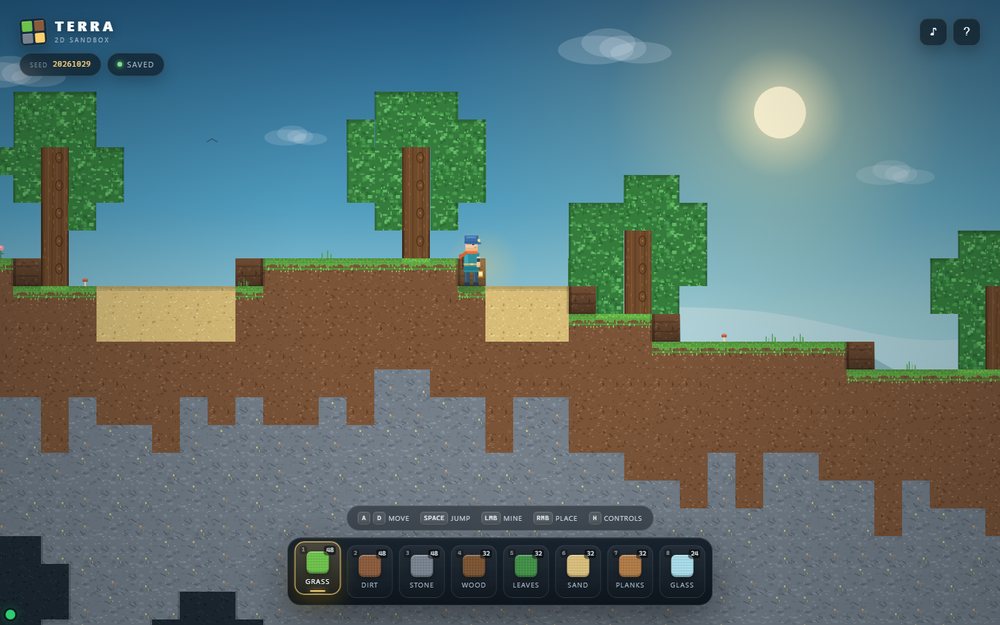
#> input picture samples/minecraft-sandbox-work-order/work-order/tmp/final-review/final-1440.png, 1000 x 625 px, shrunk from 1440 x 900 before the run
$ python dark_check.py
#> lines starting #> are read from the running program, lines starting #| are printed output that depends on the picture
import os
from PIL import Image

d = os.path.dirname(os.path.abspath(__file__))
for name in ("final-1440.png", "final-960.png"):
    im = Image.open(os.path.join(d, name)).convert("RGB")
#> im is the input picture: PIL image 1000x625 RGB; mean R, G, B 93.2, 113.1, 111.2
    w, h = im.size
#> w = 1000; h = 625
    dark = []
    for y in range(h):
        for x in range(w):
            p = im.getpixel((x, y))
            if max(p) <= 8:
                dark.append((x, y, p))
#> after the loop, dark = 24 items
    print(name, "pixels max<=8:", len(dark), dark[:10])
#> (printed output is left out)
    # bottom-left 300x150 min/max/mean
    box = im.crop((0, h - 150, 300, h))
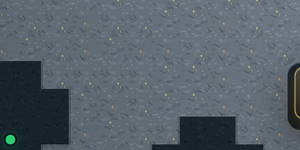
#> box: PIL image 300x150 RGB; mean R, G, B 86.1, 96.4, 105.2
    px = list(box.getdata())
#> px = 45000 items
    print(" bottom-left min", min(px), "max", max(px), "mean", tuple(round(sum(c[i] for c in px) / len(px), 1) for i in range(3)))
#|  bottom-left min (8, 13, 22) max (208, 198, 129) mean (86.1, 96.4, 105.2)
#> pass 2 of the loop `for name in ("final-1440.png", "final-960.png"):`:
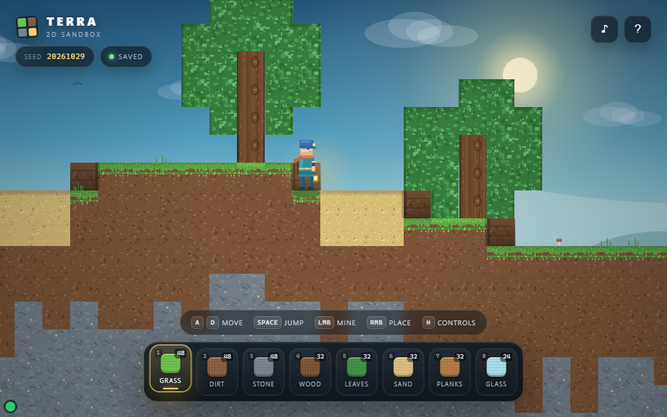
#> input picture samples/minecraft-sandbox-work-order/work-order/tmp/final-review/final-960.png, 667 x 417 px, shrunk from 960 x 600 before the run
#> im is the input picture: PIL image 667x417 RGB; mean R, G, B 92.2, 107.9, 98.6
#> after the loop `for y in range(h):`: dark = 22 items
#> (printed output is left out)
#> `box = im.crop((0, h - 150, 300, h))`:
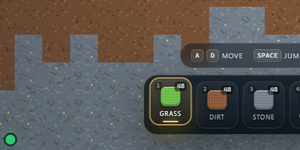
#> box: PIL image 300x150 RGB; mean R, G, B 88.7, 85.7, 82.5
#|  bottom-left min (0, 2, 6) max (255, 232, 134) mean (88.7, 85.7, 82.5)
